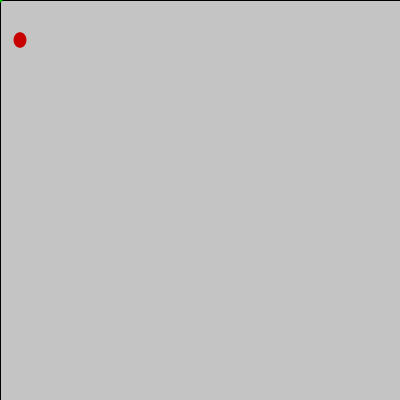
Frame 1 (no input)
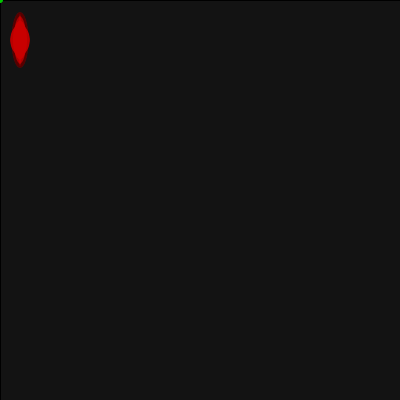
Frame 60 (the mouse pressed at the canvas centre just before this capture)
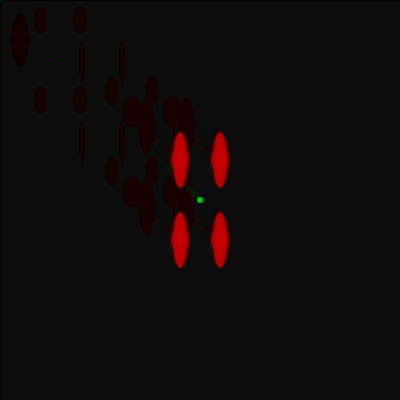
Frame 120 (the mouse held since frame 60 and released just before this capture)

The Processing sketch that drew these frames (run headless with seeded random() and noise(); from frame 60 on, the mouse is pressed at the canvas centre):

// Processing sketch: processing_129697
// ── processing_129697.pde

//HW_2 - Tues/Thurs 11:30
//Copyright J William Gott 2014


float x, y;
float wd, ht;
float xDist, yDist;
float easingCoef;


void setup ()
{
    size (400,400);
    easingCoef = .3;
    noCursor();
}

void draw ()
{
  
  wd = random(20);
  ht = random(60);
  x = x+xDist*easingCoef;
  y = y+yDist*easingCoef;
  xDist = mouseX - x;
  yDist = mouseY - y;
  easingCoef = .3;

  fill(0,10);
  rectMode (CORNER);
  rect(0,0, width, height);
  
  
  noStroke();
  fill(200,0,0);
  ellipseMode(CENTER);
  ellipse (x-20,y-40, wd, ht);
  
  ellipseMode(CENTER);
  ellipse (x+20,y-40, wd, ht);
  
  ellipseMode(CENTER);
  ellipse (x+20,y+40, wd, ht);
 
  ellipseMode(CENTER);
  ellipse (x-20,y+40, wd, ht);
  
  fill(0,200,0);
  ellipseMode(CENTER);
  ellipse(x,y,5,5);
  
}
